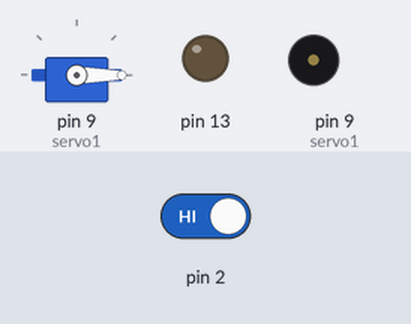
The sketch below on a simulated Arduino Uno, built with avr-gcc and run on an emulated ATmega328P. Shown: servo, output pins drawn as LEDs (lit = HIGH), buzzer (waves = sounding). The test bench sets the inputs (shaded band); at power-on: pin 2 HIGH.

Above: at 13.2 s.
13.3 s: pin 2 driven LOW
At 15.4 s:
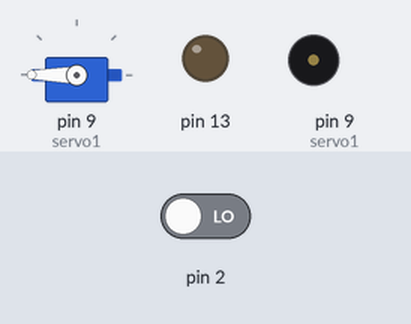
At 17.2 s:
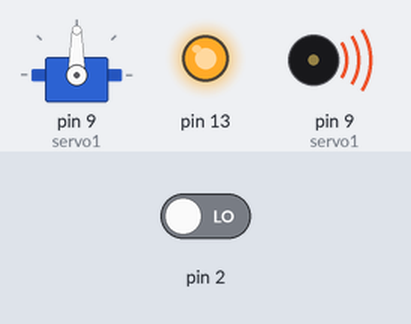
21.1 s: pin 2 driven HIGH
At 25.1 s:
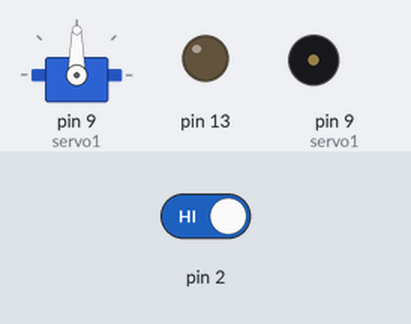
Timing chart, 0 to 33.5 s (numbered marks = the images above; inputs shaded):
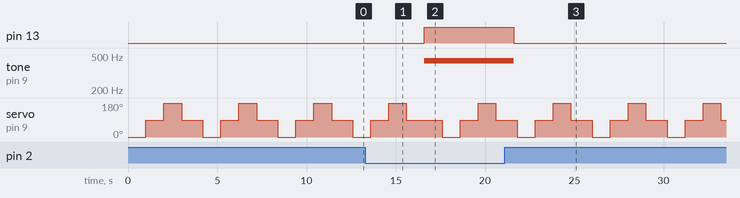

The sketch:

Group_3_Servo_Motor.ino
```cpp
#include <Servo.h>
Servo servo1;
void setup() {
pinMode(13,OUTPUT);
pinMode(2,INPUT);
servo1.attach(9);
}


void loop() {
  servo1.write(0);
  delay(1000);
  servo1.write(90);
  delay(1000);
  servo1.write(180);
  delay(1000);
  servo1.write(90);
  delay(1000);
 int botton=digitalRead(2);
 if (botton==LOW){  //Read the botton state
 digitalWrite(13,HIGH);
 int dial = analogRead(0);
 tone(9,440);
 delay(500);
 delay(dial);
 }else{ // Botton is not pressed
 digitalWrite(13,LOW);
 noTone(9);
 delay(200);
 //delay(dial);
}
}
```

Measured:
- after the input at 13.3 s, pin 13: LOW → HIGH after 3.3 s; tone on pin 9 (servo1): silent → 440 Hz after 3.3 s
- after the input at 21.1 s, pin 13: HIGH → LOW after 0.51 s; tone on pin 9 (servo1): 440 Hz → silent after 0.51 s
- by itself, servo on pin 9 (servo1): repeats every 4.2 s: 180° 1.0 s, 90° 1.2 s, 0° 1.0 s, 90° 1.0 s
